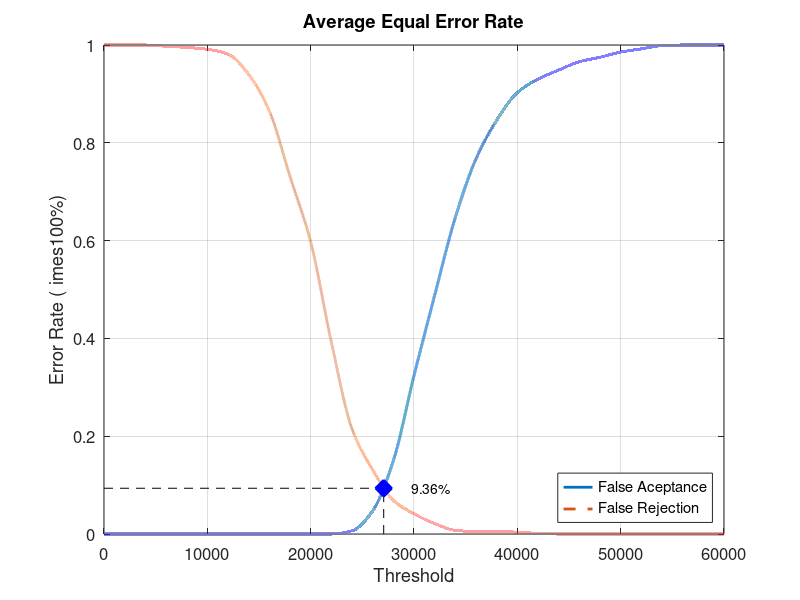
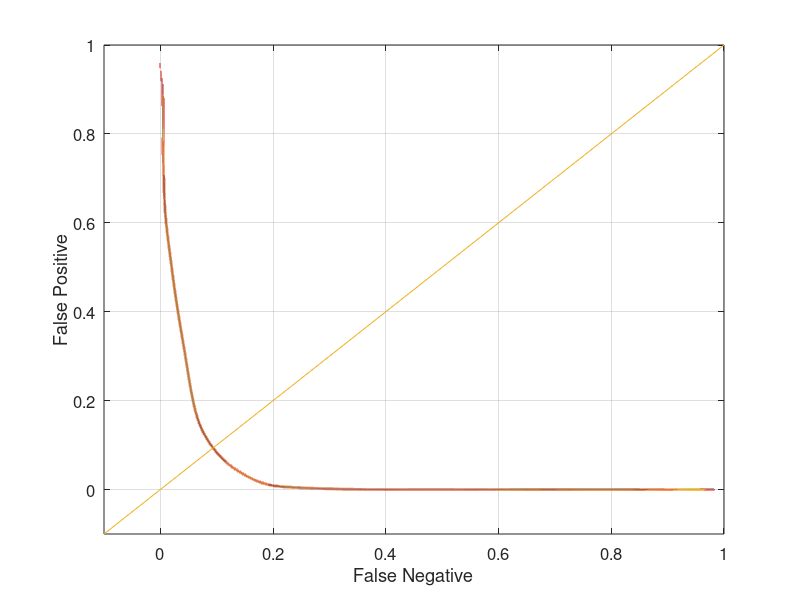

The MATLAB script that drew these images, in order:
close all;
clear;
clc;
x = 0:2000:60000;
xq = 0:0.5:60000;

y0 = [0 0 0 0 0 0 0 0 0 0 0 0 0.00657895 0.0473684 0.15 0.323684 0.488158 0.647368 0.767105 0.846053 0.902632 0.930263 0.948684 0.965789 0.975 0.985526 0.992105 0.998684 1 1 1]
yy0 = interp1(x, y0, xq, 'pchip');
y1 = [1 1 1 0.9975 0.995 0.99125 0.98125 0.94 0.865 0.73125 0.5975 0.3925 0.215 0.13125 0.06875 0.04125 0.02125 0.0075 0.005 0.005 0.00375 0.00125 0 0 0 0 0 0 0 0 0]
yy1 = interp1(x, y1, xq, 'pchip');

% Calculating EER: 
y2 = abs(y0 - y1);
find(y2 == min(y2))
yy2 = abs(yy0 - yy1);
xEER = find(yy2 == min(yy2));
xEERIndex = xq(xEER) % X-axis EER
yEER = yy0(xEER) % Y-axis EER

main = figure
plot(xq, yy0,'-','LineWidth', 2);	hold on
plot(xq, yy1,'--','LineWidth', 2);	hold on
plot([xEERIndex xEERIndex], [0 yEER], 'k--');	hold on
plot([0 xEERIndex], [yEER yEER], 'k--');	hold on
plot(xEERIndex, yEER, 'bx', 'LineWidth', 10);	hold on
text(xEERIndex + 10 * xEERIndex / 100, yEER, [num2str(round((10000 * yEER)) / 100) '%'])
legend('False Aceptance', 'False Rejection', 'Location', 'SouthEast')
xlabel('Threshold')
ylabel('Error Rate (	imes100%)')
title('Average Equal Error Rate')
set(gca, 'FontSize', 12)
axis([0 60000 0 1])
grid on

print(main, 'Experiment4AverageMain', '-dpng');
FNRxFPR = figure('Color', [1 1 1]);
plot(yy1, yy0, '-', yy1, yy0, 'LineWidth', 2);
hold on
y = -0.1:0.1:1
plot(y, y); 
set(gca, 'FontSize', 12)
xlabel('False Negative')
ylabel('False Positive')
axis([-0.1 1 -0.1 1])
set(gca, 'FontSize', 12)
grid on

print(FNRxFPR, 'Experiment4AverageFNRxFPR','-dpng');
